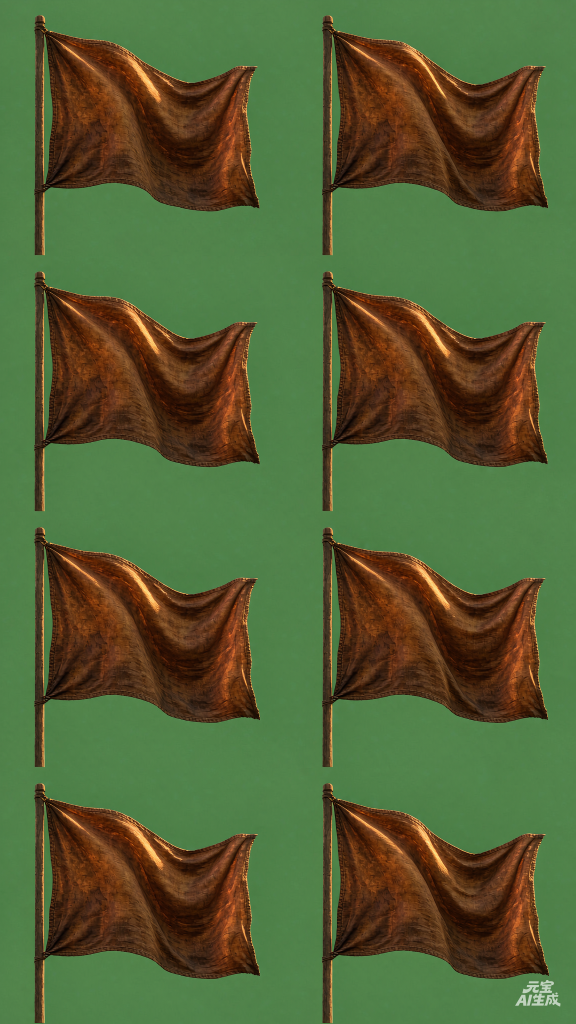
#> input picture 视频工作流/_archive_旧链路/_生成_旧/旗_图集.png, 1152 x 2048 px, given in place of xz_sheet.jpg, which was not available (shown at 1/2 size)
$ python _split_sheet.py '_生成_旧/旗_图集.png'
#> lines starting #> are read from the running program, lines starting #| are printed output that depends on the picture; after the words box and inside, x2 and y2 are one past the last pixel; in counts of white or black regions, pixels touching at a corner belong together; pictures that were not available may be replaced by others from this repository, and a replacement may not be noted
### 视频工作流/_archive_旧链路/chroma.py
#!/usr/bin/env python3
# -*- coding: utf-8 -*-
"""
角色层素材处理：色度键抠像 + 去溢色 + 边缘处理
==================================================
【为什么不用抠像模型】
  HuggingFace / GitHub 权重全 403，拿不到 U2Net / MODNet / RMBG。
  改用色度键：生成时指定纯色背景，代码按【已知色】做键控。
  零权重依赖、纯确定性、可审计。

【实测背景色】
  指定 #FF00FF，模型实际产出 BGR(154,42,203) —— 紫色，不是纯品红。
  判定条件必须按实测值写，不能按理论值写：
    R>150 且 B>150 且 G<100   → 命中 65.0%
  前景平均 RGB(125,104,65) = 赭黄僧袍，与背景色分离度足够。

【三个必须处理的坑】
  1. 边缘溢色：紫色背景会在人物轮廓染上紫边 -> despill
  2. 硬边锯齿：alpha 硬切会在合成时出现白边 -> 羽化 + 收缩
  3. 半透明发丝/布料：硬阈值会吃掉 -> 用软 alpha（距离加权）
"""
import os

import cv2
import numpy as np
import composite as cp


# [154 lines left out: functions chroma_key, _extrude, trim_alpha, clean_mask, not called in this run]


def all_components(mask, thresh=128, min_area=10):
    """
    全量连通域（8 向），按面积降序。铁律44：图集切分要"网格定序 +
    连通域定界"，故需【全部】组件，不能只取最大（clean_mask 只取最大）。

    mask: 2D uint8（非 0 为前景）或 BGRA 图（自动取 alpha 通道）
    返回 [{"area":int, "bbox":(x0,y0,x1,y1), "touches_edge":bool}, ...]
    bbox 为半开区间 (min_x, min_y, max_x+1, max_y+1) —— 与 OpenCV stats 一致

    touches_edge 是溢出判据（besthub 原文：姿态溢出格子，硬切会切掉脚）。
    """
    if mask.ndim == 3:
        mask = mask[:, :, 3]
    _, bw = cv2.threshold(mask.astype(np.uint8), thresh, 255, cv2.THRESH_BINARY)
    n, lab, stats, _ = cv2.connectedComponentsWithStats(bw, 8)
    h, w = bw.shape[:2]
    out = []
    for i in range(1, n):                      # 0 是背景
        a = int(stats[i, cv2.CC_STAT_AREA])
        if a < min_area:
            continue                           # 噪点（codestudy: min_area=10）
        x0 = int(stats[i, cv2.CC_STAT_LEFT])
        y0 = int(stats[i, cv2.CC_STAT_TOP])
        x1 = x0 + int(stats[i, cv2.CC_STAT_WIDTH])
        y1 = y0 + int(stats[i, cv2.CC_STAT_HEIGHT])
        out.append({"area": a, "bbox": (x0, y0, x1, y1),
                    "touches_edge": bool(x0 <= 0 or y0 <= 0 or x1 >= w or y1 >= h)})
    out.sort(key=lambda d: -d["area"])
    return out


# [60 lines left out: functions load_character, overlay, contact_shadow, not called in this run]

from _despill import flood_key  # noqa: F401  (由 chroma.py 拆出，见 _despill.py)

def self_check(*a, **k):
    from chroma_selfcheck import self_check as _f
    return _f(*a, **k)


# [4 lines that do not run on import are left out]

### 视频工作流/_archive_旧链路/_split_sheet.py
"""合图切分：网格定序 + 连通域定界（铁律44）

【为什么不是纯硬切】besthub《GPT-Images 精灵指南》原文：
  Poses overflow the cell boundaries. Simple cell cropping cuts off feet
  and lets hat edges bleed into the next frame.
AI 生成的图集必然溢出格子，按网格等分硬切会切掉脚/渗进邻帧内容。

流程（agent-sprite-forge split_grid()，steps 不可换）：
 1 网格定位 -> 2 trim_border(4px) -> 3 clean_edges(3层)
 -> 4 连通域(8向) -> 5 touches_edge 溢出校验 -> 6 格内取最大组件
 -> 7 shared_scale(单一因子) -> 8 shared_anchor(防漂移)
"""
import os
import cv2
import numpy as np

import chroma

RAW = "assets_tang/_raw"
OUT = "assets_tang/char"

TRIM_BORDER_PX = 4      # 去掉相邻格共享的抗锯齿接缝
CLEAN_EDGE_DEPTH = 3    # 从边缘向内扫的层数
MIN_AREA = 10           # 噪点阈值（codestudy）
KEY_DIST = 150          # 近键控色判定距离（agent-sprite-forge edge_threshold）
DARK = 40               # 暗色残边判定


def _clean_edges(bgra, depth, key_ref=None):
    """从边缘向内扫 depth 层：擦暗色轮廓残片 + 近键控色溢色。"""
    if depth <= 0:
        return bgra
    out = bgra.copy()
    h, w = out.shape[:2]
    if key_ref is None:
        # 四角取键控色参考（与 chroma_key 一致）
        pts = [out[0, 0, :3], out[0, w - 1, :3], out[h - 1, 0, :3],
               out[h - 1, w - 1, :3]]
        key_ref = np.median(np.array(pts, dtype=np.float64), axis=0)
    key_ref = np.asarray(key_ref, dtype=np.float64)
    for d in range(int(depth)):
        for y in range(d, max(0, h - d)):
            for x in range(d, max(0, w - d)):
                on_band = (y == d or y == h - d - 1 or x == d or x == w - d - 1)
                if not on_band:
                    continue
                if out[y, x, 3] == 0:
                    continue
                b, g, r = out[y, x, :3].astype(np.float64)
                if (r < DARK and g < DARK and b < DARK) or \
                   float(np.linalg.norm(out[y, x, :3].astype(np.float64) - key_ref)) < KEY_DIST:
                    out[y, x, 3] = 0
    return out


def split_grid(bgra, cols, rows, names, anchor_edge="bottom",
               trim_px=TRIM_BORDER_PX, clean_depth=CLEAN_EDGE_DEPTH,
               min_area=MIN_AREA, cell=None, fit=0.92):
    """返回 [{"name":..., "img":BGRA}, ...]，画布统一 + 锚点对齐。"""
    if bgra.ndim == 2 or bgra.shape[2] == 3:
        bgra = cv2.cvtColor(bgra, cv2.COLOR_BGR2BGRA) if bgra.ndim == 2 else \
            np.dstack([bgra, np.full(bgra.shape[:2], 255, np.uint8)])
    H, W = bgra.shape[:2]
    cw, ch = W // cols, H // rows
    if len(names) > cols * rows:
        raise ValueError("names 数 %d 超过网格 %dx%d" % (len(names), cols, rows))

    crops = []
    for i, nm in enumerate(names):
        r, c = divmod(i, cols)
        x0, y0 = c * cw, r * ch
        tile = bgra[y0:min(H, y0 + ch), x0:min(W, x0 + cw)].copy()

        # 2) trim_border
        if trim_px > 0 and min(tile.shape[:2]) > 2 * trim_px + 1:
            tile = tile[trim_px:-trim_px, trim_px:-trim_px]

        # 3) clean_edges
        tile = _clean_edges(tile, clean_depth)

        # 4) 连通域（复用 chroma，逻辑唯一）
        comps = chroma.all_components(tile, min_area=min_area)
        if not comps:
            raise ValueError("格 %d(%s) 无前景组件（min_area=%d）——"
                             "该帧可能未生成或被完全擦除" % (i, nm, min_area))

        # 5) touches_edge 溢出校验
        top = comps[0]
        if top["touches_edge"]:
            raise ValueError(
                "格 %d(%s) 前景触边（bbox=%s）——姿态溢出格子，"
                "硬切会切掉主体或渗入邻帧内容（铁律44）" % (i, nm, top["bbox"]))

        # 6) 格内多组件取最大
        x0_, y0_, x1_, y1_ = top["bbox"]
        crops.append({"name": nm, "img": tile[y0_:y1_, x0_:x1_].copy(),
                      "n_comp": len(comps)})

    # 7) shared_scale：单一因子，防各帧独立缩放放大 bbox 差异
    maxw = max(c["img"].shape[1] for c in crops)
    maxh = max(c["img"].shape[0] for c in crops)
    target = float(cell) if cell else float(max(maxw, maxh))
    shared = (target * fit) / float(max(maxw, maxh))
    for c in crops:
        im = c["img"]
        nw = max(1, int(round(im.shape[1] * shared)))
        nh = max(1, int(round(im.shape[0] * shared)))
        c["img"] = cv2.resize(im, (nw, nh), interpolation=cv2.INTER_AREA)

    # 8) shared_anchor：统一画布 + 锚边对齐，防漂移
    cw2 = max(c["img"].shape[1] for c in crops)
    ch2 = max(c["img"].shape[0] for c in crops)
    for c in crops:
        im = c["img"]
        canvas = np.zeros((ch2, cw2, 4), np.uint8)
        if anchor_edge == "top":
            oy = 0
        else:                     # bottom：脚/底边在同一像素
            oy = ch2 - im.shape[0]
        ox = (cw2 - im.shape[1]) // 2
        canvas[oy:oy + im.shape[0], ox:ox + im.shape[1]] = im
        c["img"] = canvas
    return crops


# [78 lines left out: function self_check, not called in this run]


PLAN = [
    ("xz_sheet.jpg",      4, 2, ["xz_front", "xz_34", "xz_side", "xz_back",
                                 "prop_waterskin", "prop_warrant",
                                 "prop_bundle", "prop_staff"]),
    ("support_sheet.jpg", 4, 1, ["li_daliang", "li_chang", "shi_pantuo",
                                 "old_man"]),
    ("expr_sheet.jpg",    6, 1, ["xz_expr_01", "xz_expr_02", "xz_expr_03",
                                 "xz_expr_04", "xz_expr_05", "xz_expr_06"]),
    ("walk_sheet.jpg",    4, 1, ["xz_walk_01", "xz_walk_02", "xz_walk_03",
                                 "xz_walk_04"]),
]


if __name__ == "__main__":
    import sys
    if "--check" in sys.argv or len(sys.argv) == 1:
        raise SystemExit(0 if self_check() else 1)
    os.makedirs(OUT, exist_ok=True)
    for src, cols, rows, names in PLAN:
        p = os.path.join(RAW, src)
        im = cv2.imread(p, cv2.IMREAD_UNCHANGED)
#> im is the input picture: shape (2048, 1152, 3); mean B, G, R 53, 97, 83.6
#> in split_grid, `H, W = bgra.shape[:2]`: H = 2048; W = 1152
#> in split_grid, `cw, ch = W // cols, H // rows`: cw = 288; ch = 1024
#> in _clean_edges, `out = bgra.copy()`:
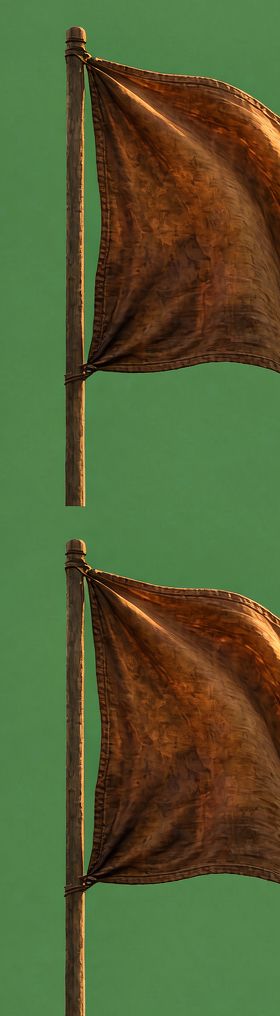
#> out: shape (1016, 280, 4); mean of channels 0, 1, 2, 3 51.4, 94.7, 84.1, 255; drawn as B, G, R
#> in _clean_edges, `h, w = out.shape[:2]`: h = 1016; w = 280
#> in _clean_edges, `pts = [out[0, 0, :3], out[0, w - 1, :3], out[h - 1, 0, :3], out[h - 1,..`: pts = [[75, 130, 82], [76, 133, 84], [73, 129, 80], [75, 133, 82]]
#> in _clean_edges, `key_ref = np.median(np.array(pts, dtype=np.float64), axis=0)`: key_ref = [75, 131.5, 82]
#> in all_components, `mask = mask[:, :, 3]`:
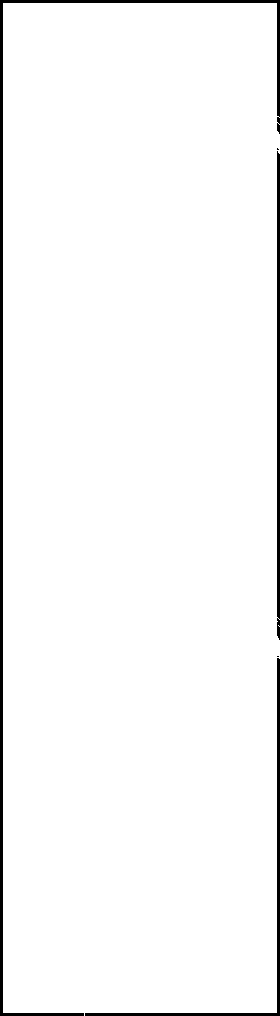
#> mask: shape (1016, 280); 97.3% white; 5 black regions (2 under 20 px), largest, box (x1, y1, x2, y2) and area: (0, 0, 280, 1016) 4504, (85, 658, 280, 1016) 1649, (277, 151, 280, 640) 1450
#> in all_components, `n, lab, stats, _ = cv2.connectedComponentsWithStats(bw, 8)`:
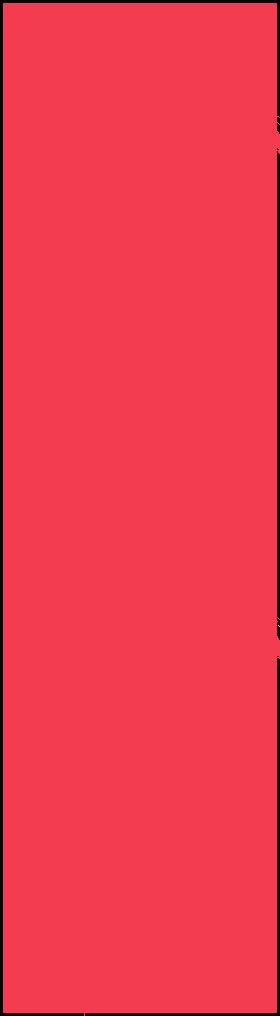
#> lab: shape (1016, 280) int32; 3 distinct labels, from 0 to 2; one colour per label, 0 black
#> in all_components, `n, lab, stats, _ = cv2.connectedComponentsWithStats(bw, 8)`: n = 3; stats = [[0, 0, 280, 1016, 7608], [3, 3, 277, 1013, 276870], [278, 625, 2, 2, 2]]
#> in all_components, `h, w = bw.shape[:2]`: h = 1016; w = 280
#| FAIL xz_sheet.jpg: 格 0(xz_front) 前景触边（bbox=(3, 3, 280, 1016)）——姿态溢出格子，硬切会切掉主体或渗入邻帧内容（铁律44）
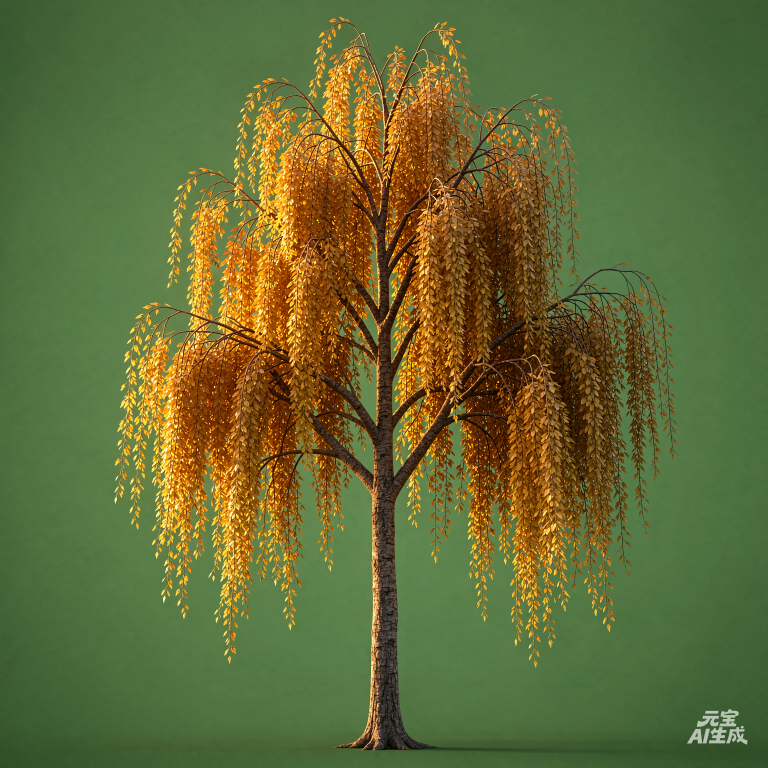
#> input picture 视频工作流/_archive_旧链路/_生成_旧/树_单体.png, 1536 x 1536 px, given in place of support_sheet.jpg, which was not available (shown at 1/2 size)
        if im is None:
            print("跳过（不存在）", src)
            continue
        try:
            for c in split_grid(im, cols, rows, names):
                cv2.imwrite(os.path.join(OUT, c["name"] + ".png"), c["img"])
                print("  %s.png  %dx%d" % (c["name"], c["img"].shape[1],
                                           c["img"].shape[0]))
        except ValueError as e:
            print("FAIL %s: %s" % (src, e))
#| FAIL support_sheet.jpg: 格 0(li_daliang) 前景触边（bbox=(3, 3, 376, 1525)）——姿态溢出格子，硬切会切掉主体或渗入邻帧内容（铁律44）
#| FAIL expr_sheet.jpg: 格 0(xz_expr_01) 前景触边（bbox=(3, 3, 248, 1525)）——姿态溢出格子，硬切会切掉主体或渗入邻帧内容（铁律44）
#| 跳过（不存在） walk_sheet.jpg
    print("切分完成")
#| 切分完成
